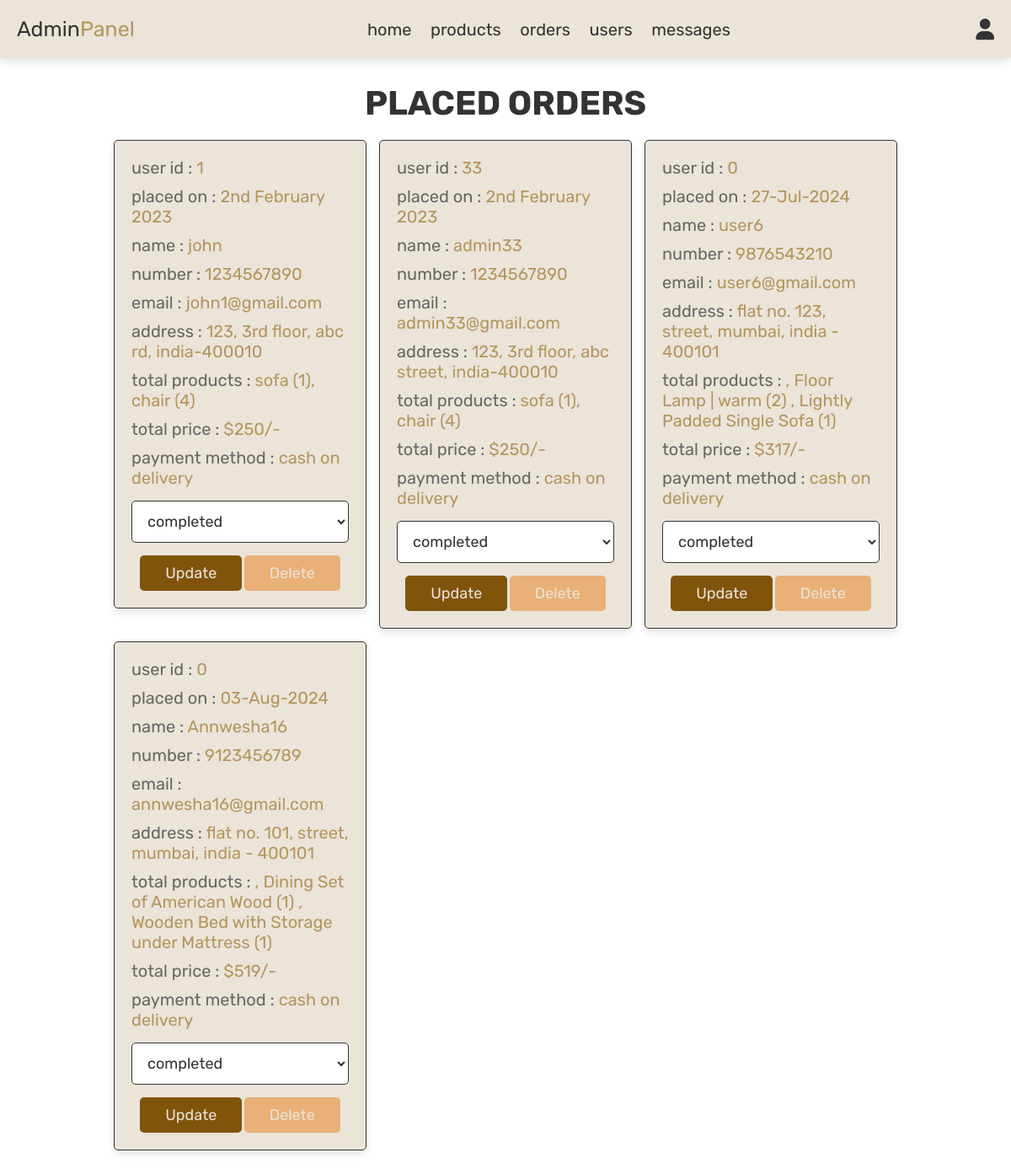
Page /FurnitureShop/admin_orders.php (signed in) on the committed database.
### tables this page shows
CREATE TABLE `orders` (
  `id` int(100) NOT NULL,
  `user_id` int(100) NOT NULL,
  `name` varchar(100) NOT NULL,
  `number` varchar(12) NOT NULL,
  `email` varchar(100) NOT NULL,
  `method` varchar(50) NOT NULL,
  `address` varchar(500) NOT NULL,
  `total_products` varchar(1000) NOT NULL,
  `total_price` int(100) NOT NULL,
  `placed_on` varchar(50) NOT NULL,
  `payment_status` varchar(20) NOT NULL DEFAULT 'pending'
);

### FurnitureShop/admin_orders.php (the view, shortened to what this page needs)
<?php
include 'config.php';
?>
<!DOCTYPE html>
<html lang="en">
<head>
   <link rel="stylesheet" href="https://cdnjs.cloudflare.com/ajax/libs/font-awesome/6.0.0/css/all.min.css">
   <link rel="stylesheet" href="admin_style.css">
</head>
<body>
<?php include 'admin_header.php'; ?>
<section class="orders">
   <h1 class="title">placed orders</h1>
   <div class="box-container">
      <?php
      $select_orders = mysqli_query($conn, "SELECT * FROM `orders`") or die('query failed');
      if(mysqli_num_rows($select_orders) > 0){
         while($fetch_orders = mysqli_fetch_assoc($select_orders)){
      ?>
      <div class="box">
         <p> user id : <span><?php echo $fetch_orders['user_id']; ?></span> </p>
         <p> placed on : <span><?php echo $fetch_orders['placed_on']; ?></span> </p>
         <p> name : <span><?php echo $fetch_orders['name']; ?></span> </p>
         <p> number : <span><?php echo $fetch_orders['number']; ?></span> </p>
         <p> email : <span><?php echo $fetch_orders['email']; ?></span> </p>
         <p> address : <span><?php echo $fetch_orders['address']; ?></span> </p>
         <p> total products : <span><?php echo $fetch_orders['total_products']; ?></span> </p>
         <p> total price : <span>$<?php echo $fetch_orders['total_price']; ?>/-</span> </p>
         <p> payment method : <span><?php echo $fetch_orders['method']; ?></span> </p>
         <form action="" method="post">
            <select name="update_payment">
               <option value="" selected disabled><?php echo $fetch_orders['payment_status']; ?></option>
            </select>
            <input type="submit" value="update" name="update_order" class="option-btn">
            <a href="admin_orders.php?delete=<?php echo $fetch_orders['id']; ?>" onclick="return confirm('delete this order?');" class="delete-btn">delete</a>
         </form>
      </div>
      <?php
         }
      }else{
         echo '<p class="empty">no orders placed yet!</p>';
      }
      ?>
   </div>
</section>
</body>
</html>

### FurnitureShop/admin_style.css (style rules this page uses)
:root { --purple:#b4955d; --red:#e9b077; --orange:#81540c; --black:#333; --white:#eae4d9; --light-color:#666; --light-white:#a59b7d; --light-bg:#ffffff; --border:.1rem solid var(--black); --box-shadow:0 .5rem 1rem rgba(0,0,0,.1); }
* { font-family: 'Rubik', sans-serif; margin:0; padding:0; box-sizing: border-box; outline: none; border:none; text-decoration: none; transition:all .2s linear; }
html { font-size: 62.5%; overflow-x: hidden; }
body { background-color: var(--light-bg); }
section { padding:3rem 2rem; }
.title { text-align: center; margin-bottom: 2rem; text-transform: uppercase; color:var(--black); font-size: 4rem; }
.btn, .option-btn, .delete-btn, .white-btn { display: inline-block; margin-top: 1rem; padding:1rem 3rem; cursor: pointer; color:var(--white); font-size: 1.8rem; border-radius: .5rem; text-transform: capitalize; }
.option-btn { background-color: var(--orange); }
.delete-btn { background-color: var(--red); }
.orders .box-container { display: grid; grid-template-columns: repeat(auto-fit, 30rem); justify-content: center; gap:1.5rem; max-width: 1200px; margin:0 auto; align-items: flex-start; }
.orders .box-container .box { background-color: var(--white); padding:2rem; border:var(--border); box-shadow: var(--box-shadow); border-radius: .5rem; }
.orders .box-container .box p { padding-bottom: 1rem; font-size: 2rem; color:var(--light-color); }
.orders .box-container .box p span { color:var(--purple); }
.orders .box-container .box form { text-align: center; }
.orders .box-container .box form select { border-radius: .5rem; margin:.5rem 0; width: 100%; background-color: var(--light-bg); border:var(--border); padding:1.2rem 1.4rem; font-size: 1.8rem; color:var(--black); }

### rows in the picture
orders: user "1", placed_on "2nd February 2023", name "john", number "1234567890", email "john1@gmail.com", address "123, 3rd floor, abc rd, india-400010", total_products "sofa (1), chair (4)", total_price "250", method "cash on delivery", update_payment "completed"
orders: user "33", placed_on "2nd February 2023", name "admin33", number "1234567890", email "admin33@gmail.com", address "123, 3rd floor, abc street, india-400010", total_products "sofa (1), chair (4)", total_price "250", method "cash on delivery", update_payment "completed"
orders: user "0", placed_on "27-Jul-2024", name "user6", number "9876543210", email "user6@gmail.com", address "flat no. 123, street, mumbai, india - 400101", total_products ", Floor Lamp | warm (2) , Lightly Padded Single Sofa (1)", total_price "317", method "cash on delivery", update_payment "completed"
orders: user "0", placed_on "03-Aug-2024", name "Annwesha16", number "9123456789", email "annwesha16@gmail.com", address "flat no. 101, street, mumbai, india - 400101", total_products ", Dining Set of American Wood (1) , Wooden Bed with Storage under Mattress (1)", total_price "519", method "cash on delivery", update_payment "completed"
